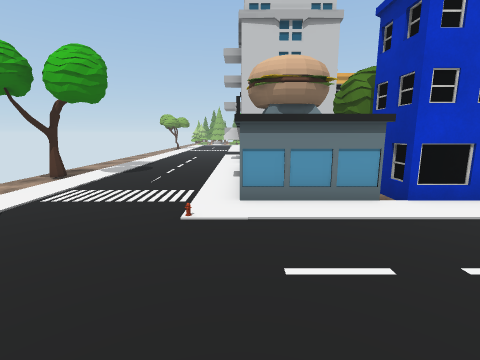
View 1 (above)

24 first-person views from a walk through a Unity game level. The camera is 1.4 m above the floor, tilts 10° down and sees 85° across. The floor is counted in squares, 1 m on a side. Each view is taken from the middle of a square. On the plan, view 1 faces up. The plan holds only what a view shows up to about 13 squares ahead; the rest is blank. The place goes on beyond the plan. Some animated figures are not drawn. Some surface patterns are stand-ins.

View 2
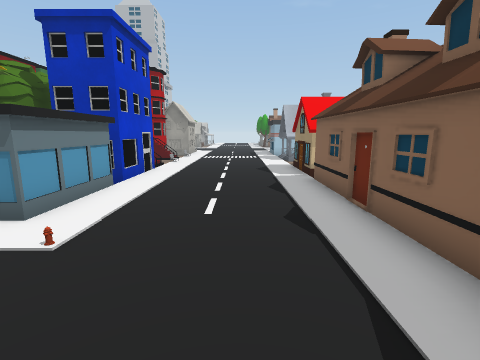

View 3
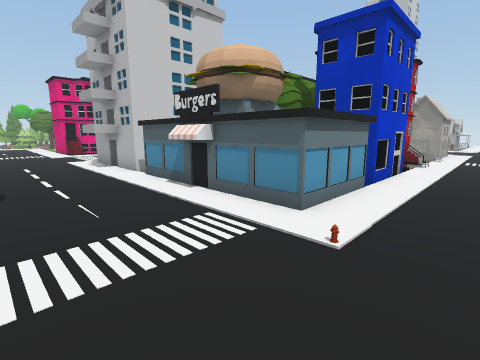

View 4
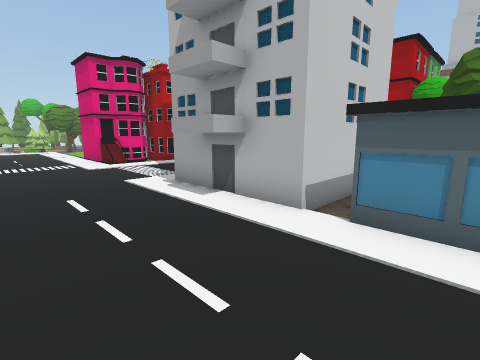

View 5
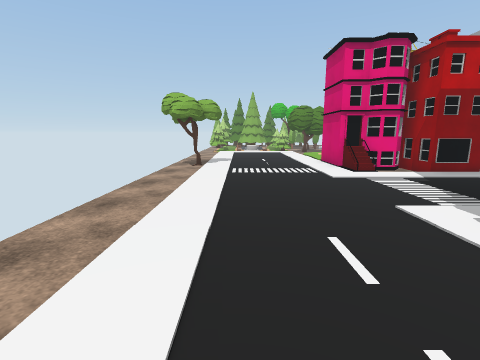

View 6
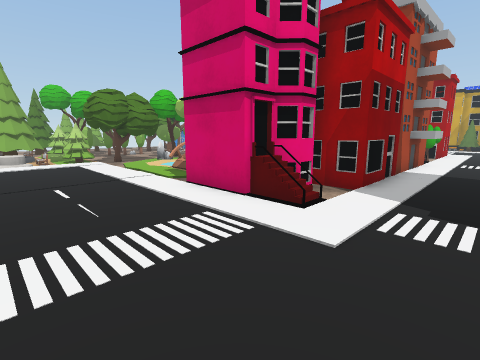

View 7
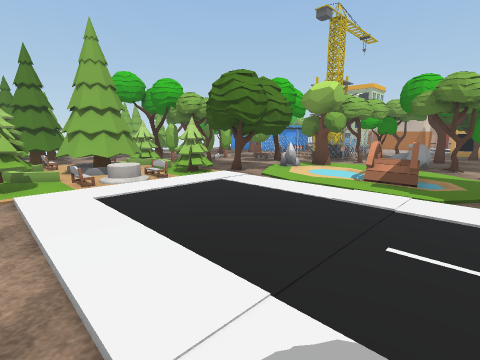

View 8
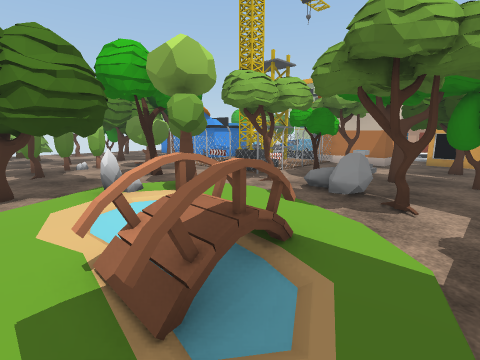

View 9
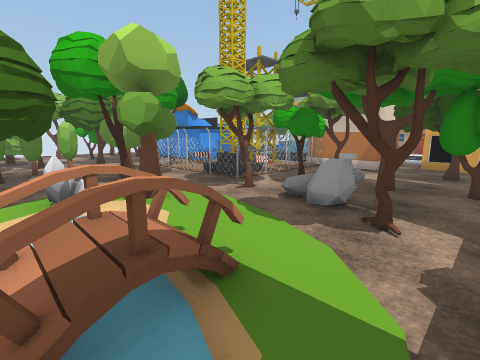

View 10
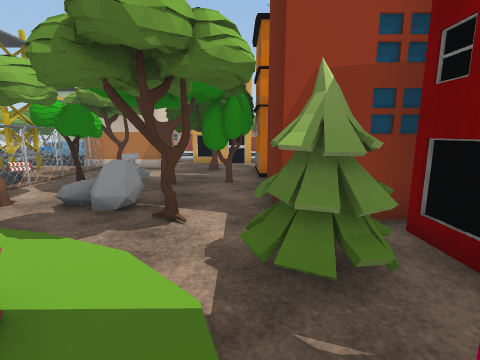

View 11
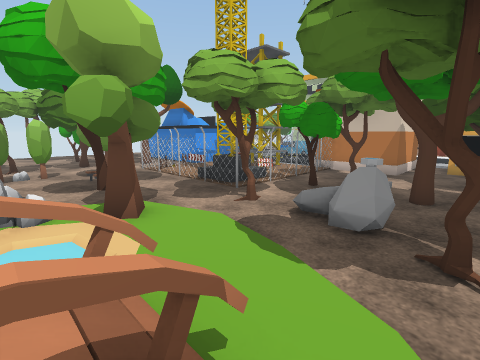

View 12
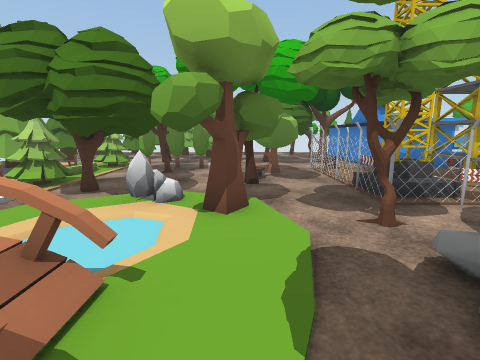

View 13
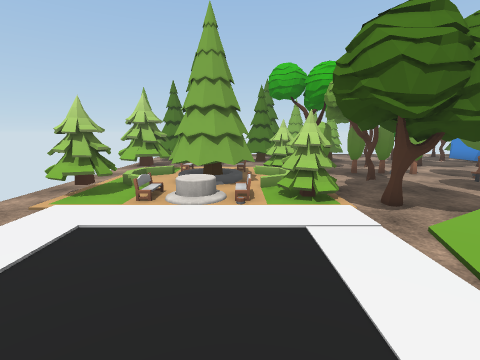

View 14
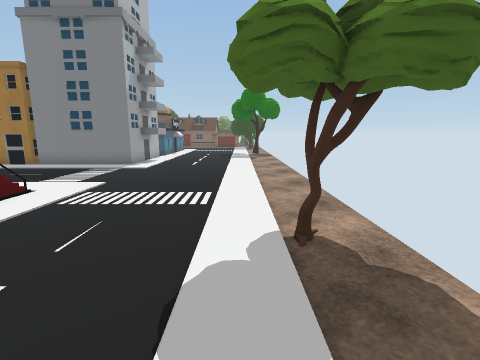

View 15
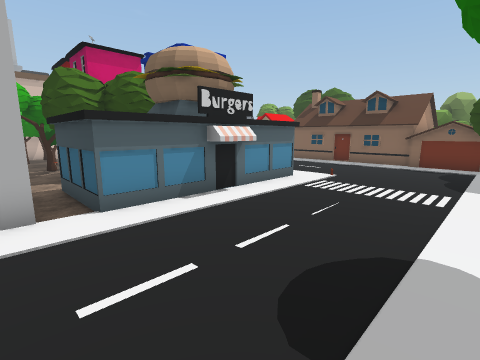

View 16
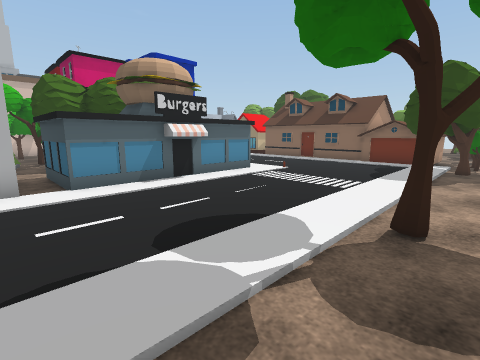

View 17
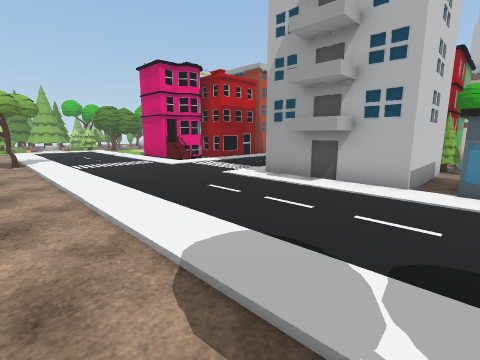

View 18
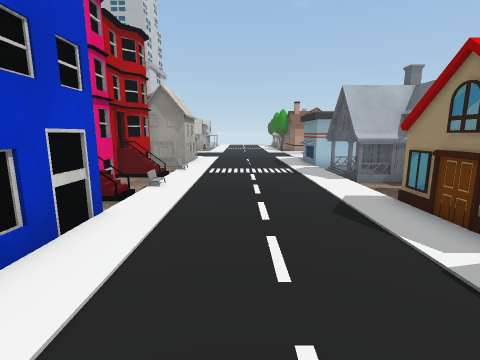

View 19
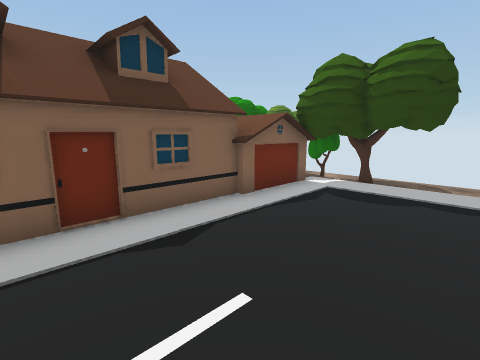

View 20
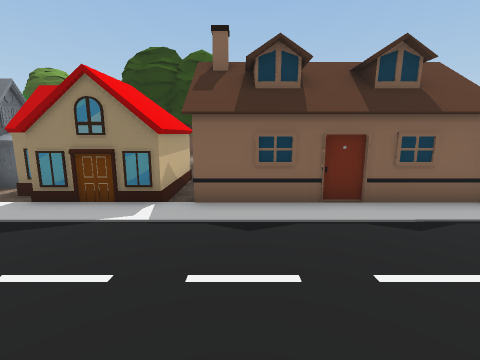

View 21
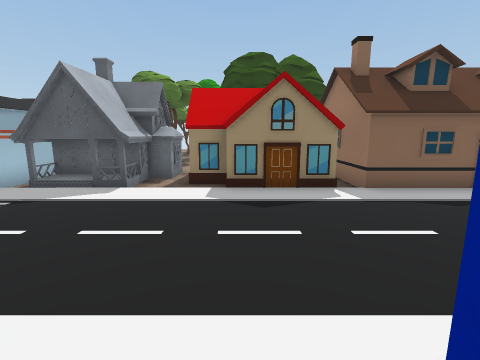

View 22
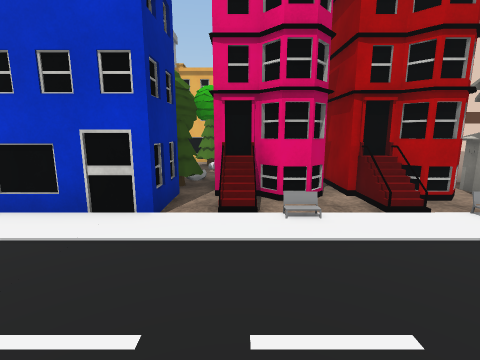

View 23
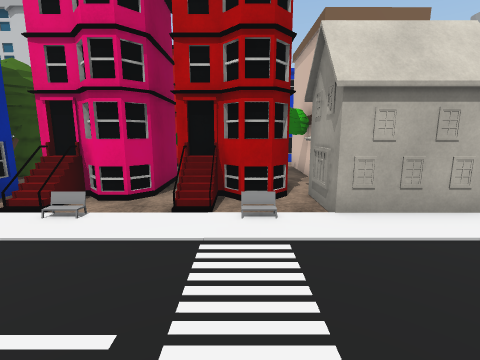

View 24
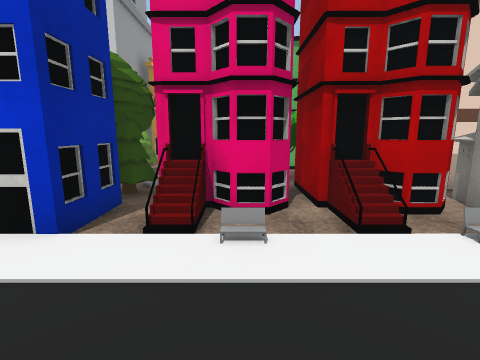

### Floor plan
Key: @ floor where view 1 was taken; # wall or solid block; . main floor; : floor 0.25 m higher than the main floor; / step, stairs or slope; = window, fence, low wall or low ledge; ^ raised ledge; T tree; B building; H house; R rock; F fountain; E fence; O other object.
Columns run from 7 left of view 1 to 16 right of it. Each row starts with its distance up from view 1.
 38 .TOTTTT  T TTTTOO   O
 37 ...TTT...T..TTTO.OOOO.
 36 .T/.TT..TT..T..O. OOO.
 35 .TT/ /TTTTT.T..O# OOE.
 34 ....//..TTT.T .O^...E#
 33  ........TT.TT.OOTOOO#
 32  ..........T..T.TTTT ##
 31  ...............TT.T O#O
 30  .........#=..R .F..T ..
 29  ........O==..R..T.TTTB
 28  ............T..TT..T B
 27 .................TT   B
 26 .T.....#   TT.#######
 25 .T.....#   ...#
 24 .......###B BB#
 23 ........:.BBBB### B
 22 ...............OO...
 21 ....................
 20 ...............
 19 ............
 18 .............
 17 .......#####.          O
 16 .......#    BB       OOO
 15 ......^#    BBB     BB
 14 ......##     TT      B
 13 .......#####TTT ###  B
 12 ............TT..  TT O
 11 .......OOOO.TT T.TTTTT
 10 .......OOO  TT   TTTTT
  9 .T.....OOO TTTB  ##  OOO
  8 .......OOOO.TTB  ### OO
  7 .......OOO B B.B##B###
  6 .......OOOOBBB./../..###
  5 ................/../....
  4 .......................
  3 ..T....................
  2 .TT....................
  1 .TTT...................
  0 TTTTHHH@HH..BBB......OO
 -1  TT HH     HB BB.OOOO
 -2  TT  HHHHHHHB  BOO#O
 -3   H  H     HB  BOO O
 -4 TT         HB   OO

Positions as (right, up) in squares from view 1, and headings:
1: (0, 0), facing up
2: (-4, 2), facing right
3: (-4, 3), facing up-right
4: (-4, 10), facing up-right
5: (-4, 13), facing up
6: (-4, 20), facing up-right
7: (-6, 27), facing up-right
8: (1, 27), facing up-right
9: (2, 27), facing up-right
10: (2, 27), facing right
11: (3, 28), facing up-right
12: (5, 28), facing up
13: (-2, 29), facing up
14: (-5, 29), facing down
15: (-5, 13), facing down-right
16: (-7, 13), facing down-right
17: (-7, 11), facing up-right
18: (2, 3), facing right
19: (2, 4), facing down-left
20: (3, 5), facing down
21: (7, 6), facing down
22: (8, 1), facing up
23: (12, 1), facing up
24: (9, 2), facing up
